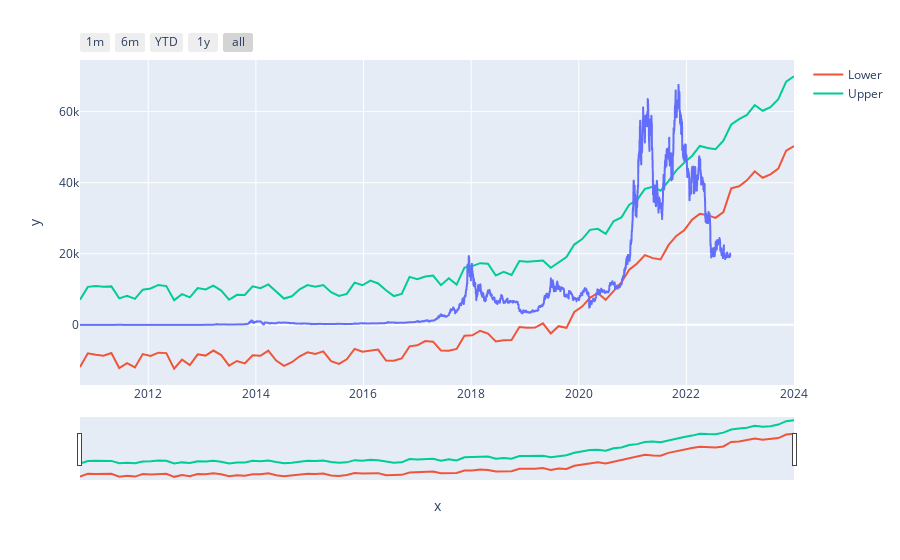

Notebook source saved alongside this figure:
### Code cell
import plotly.express as px

fig = px.line(x=df['date'], y=df['price'])
fig.add_scatter(x=prediction['ds'], y=prediction['yhat_lower'], name="Lower")
fig.add_scatter(x=prediction['ds'], y=prediction['yhat_upper'], name="Upper")

fig.update_xaxes(
    rangeslider_visible = True,
    rangeselector = dict(
        buttons = list([
            dict(count = 1, label = "1m", step = "month", stepmode = "backward"),
            dict(count = 6, label = "6m", step = "month", stepmode = "backward"),
            dict(count = 1, label = "YTD", step = "year", stepmode = "todate"),
            dict(count = 1, label = "1y", step = "year", stepmode = "backward"),
            dict(step = "all")
        ])
    )
)


fig.show()
fig.write_html('prices.html')
